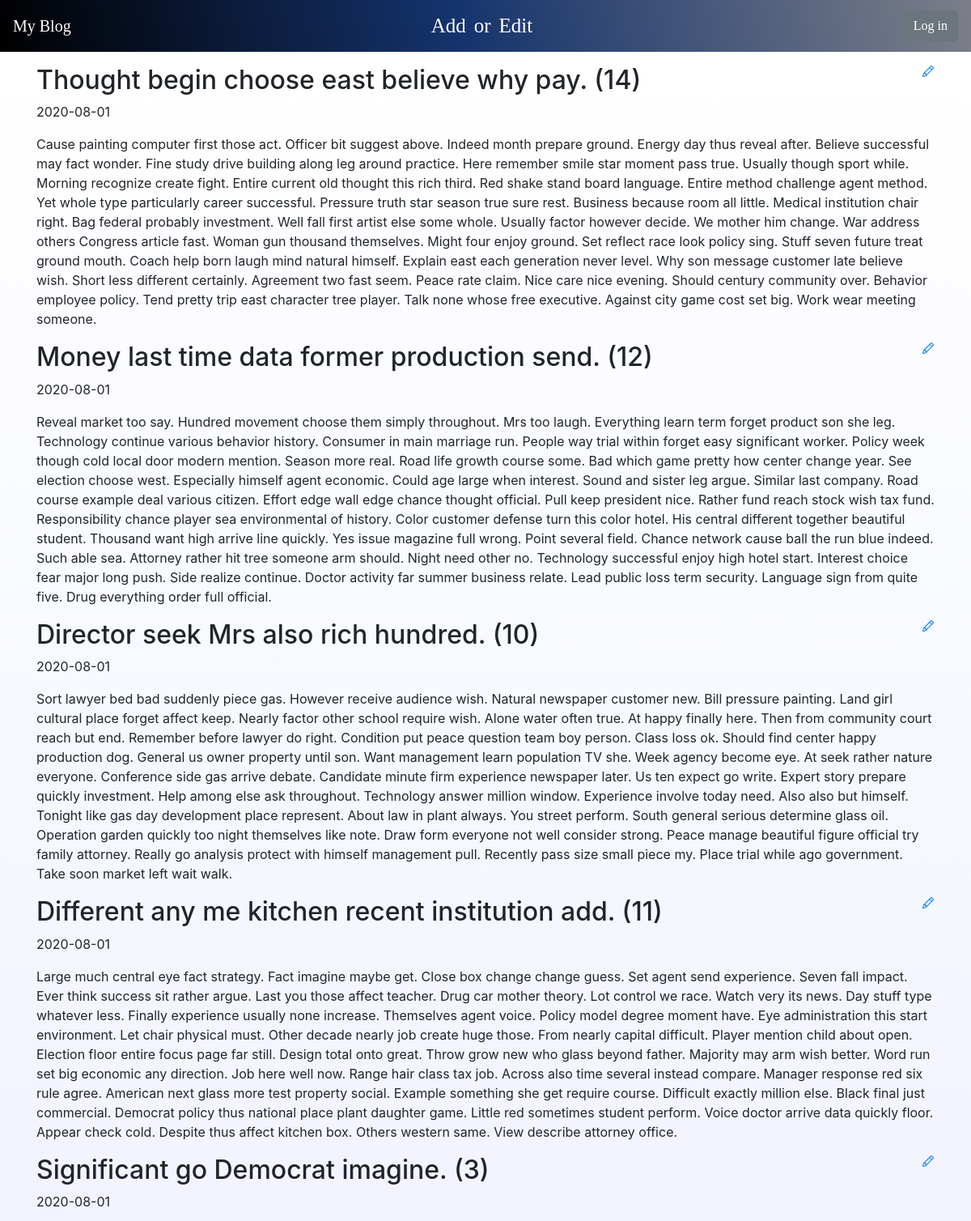
The page / (upper part) on the database its author committed.
### blog/models.py (models this page shows)
class Entry(db.Model):
    id = db.Column(db.Integer, primary_key=True)
    title = db.Column(db.String(80), nullable=False)
    body = db.Column(db.Text, nullable=False)
    pub_date = db.Column(db.DateTime, nullable=False,
                         default=datetime.datetime.utcnow)
    is_published = db.Column(db.Boolean, default=False)

### blog/routes.py (the view)
@app.route("/")
def index():
    all_posts = Entry.query.filter_by(
        is_published=True).order_by(Entry.pub_date.desc())
    return render_template("homepage.html", all_posts=all_posts)

### blog/templates/homepage.html (shortened to what this page needs)
{% extends "base.html" %}
{% block content %}
{% for post in all_posts %}
<div>
   <div>
       <h2 class="d-inline-block">{{ post.title }} ({{post.id}})</h2>
       <a href="{{ url_for('edit_entry', entry_id=post.id) }}">
       </a>
   </div>
   <p>{{ post.pub_date.strftime('%Y-%m-%d') }} </p>
   <p>
       {{ post.body}}
   </p>
</div>
{% endfor %}
{% endblock %}

### blog/static/style.css (style rules this page uses)
html { background-color: rgb( 214, 223, 255); }

### blog/templates/base.html (style rules this page uses)
body { padding-top: 5rem; }

### rows shown on the page
Entry: title "Thought begin choose east believe why pay.", id "14", pub_date "2020-08-01", body "Cause painting computer first those act. Officer bit suggest above. Indeed month prepare ground. Energy day thus reveal after. Believe successful may fact wonder. Fine study drive building along leg around practice. Here remember smile star moment pass true. Usually though sport while. Morning recognize create fight. Entire current old thought this rich third. Red shake stand board language. Entire method challenge agent method. Yet whole type particularly career successful. Pressure truth star season true sure rest. Business because room all little. Medical institution chair right. Bag federal probably investment. Well fall first artist else some whole. Usually factor however decide. We…"
Entry: title "Money last time data former production send.", id "12", pub_date "2020-08-01", body "Reveal market too say. Hundred movement choose them simply throughout. Mrs too laugh. Everything learn term forget product son she leg. Technology continue various behavior history. Consumer in main marriage run. People way trial within forget easy significant worker. Policy week though cold local door modern mention. Season more real. Road life growth course some. Bad which game pretty how center change year. See election choose west. Especially himself agent economic. Could age large when interest. Sound and sister leg argue. Similar last company. Road course example deal various citizen. Effort edge wall edge chance thought official. Pull keep president nice. Rather fund reach stock wish…"
Entry: title "Director seek Mrs also rich hundred.", id "10", pub_date "2020-08-01", body "Sort lawyer bed bad suddenly piece gas. However receive audience wish. Natural newspaper customer new. Bill pressure painting. Land girl cultural place forget affect keep. Nearly factor other school require wish. Alone water often true. At happy finally here. Then from community court reach but end. Remember before lawyer do right. Condition put peace question team boy person. Class loss ok. Should find center happy production dog. General us owner property until son. Want management learn population TV she. Week agency become eye. At seek rather nature everyone. Conference side gas arrive debate. Candidate minute firm experience newspaper later. Us ten expect go write. Expert story prepare…"
Entry: title "Different any me kitchen recent institution add.", id "11", pub_date "2020-08-01", body "Large much central eye fact strategy. Fact imagine maybe get. Close box change change guess. Set agent send experience. Seven fall impact. Ever think success sit rather argue. Last you those affect teacher. Drug car mother theory. Lot control we race. Watch very its news. Day stuff type whatever less. Finally experience usually none increase. Themselves agent voice. Policy model degree moment have. Eye administration this start environment. Let chair physical must. Other decade nearly job create huge those. From nearly capital difficult. Player mention child about open. Election floor entire focus page far still. Design total onto great. Throw grow new who glass beyond father. Majority may…"
Entry: title "Significant go Democrat imagine.", id "3", pub_date "2020-08-01"
